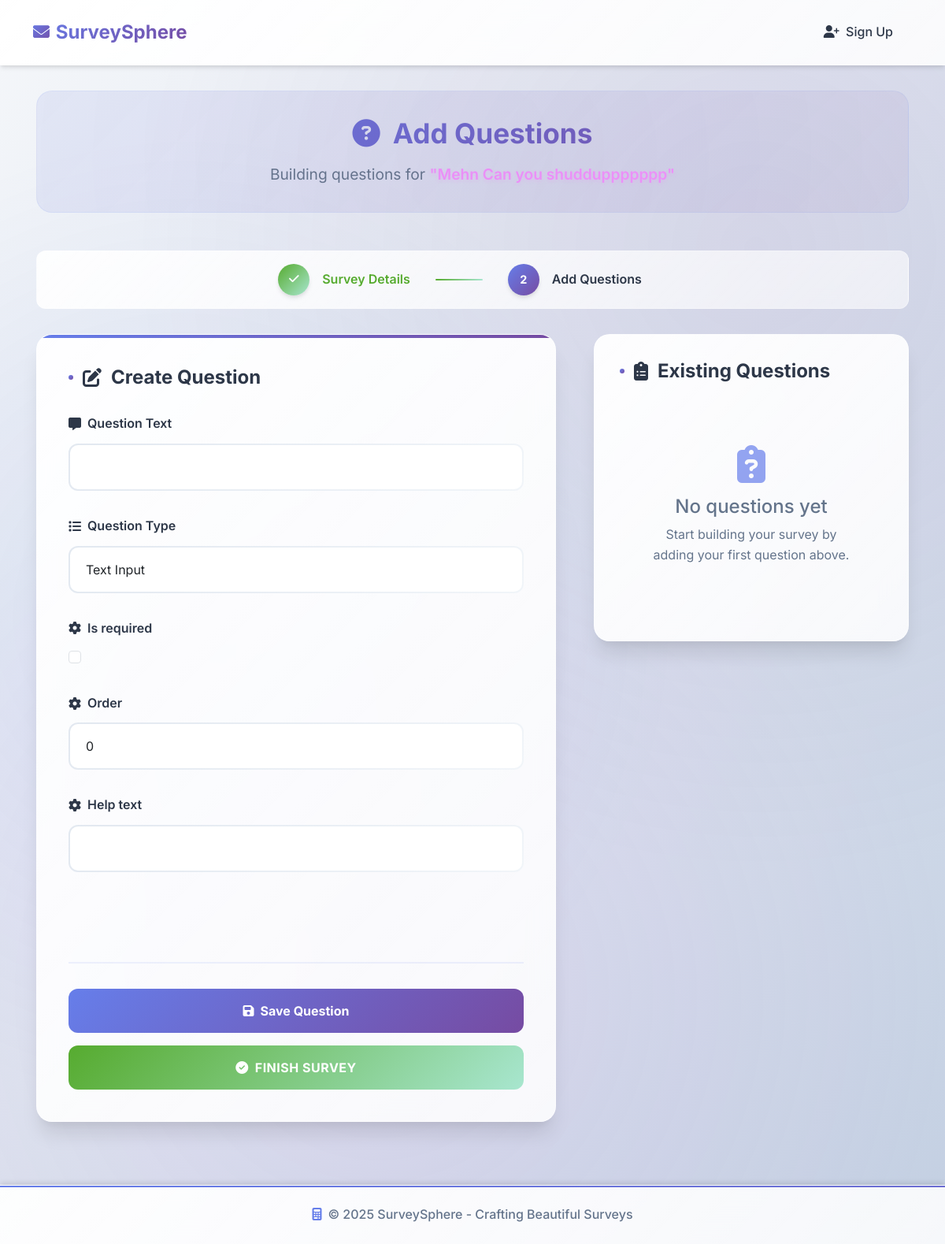
The page /surveys/survey/1/add-questions/ on the database as committed earlier.
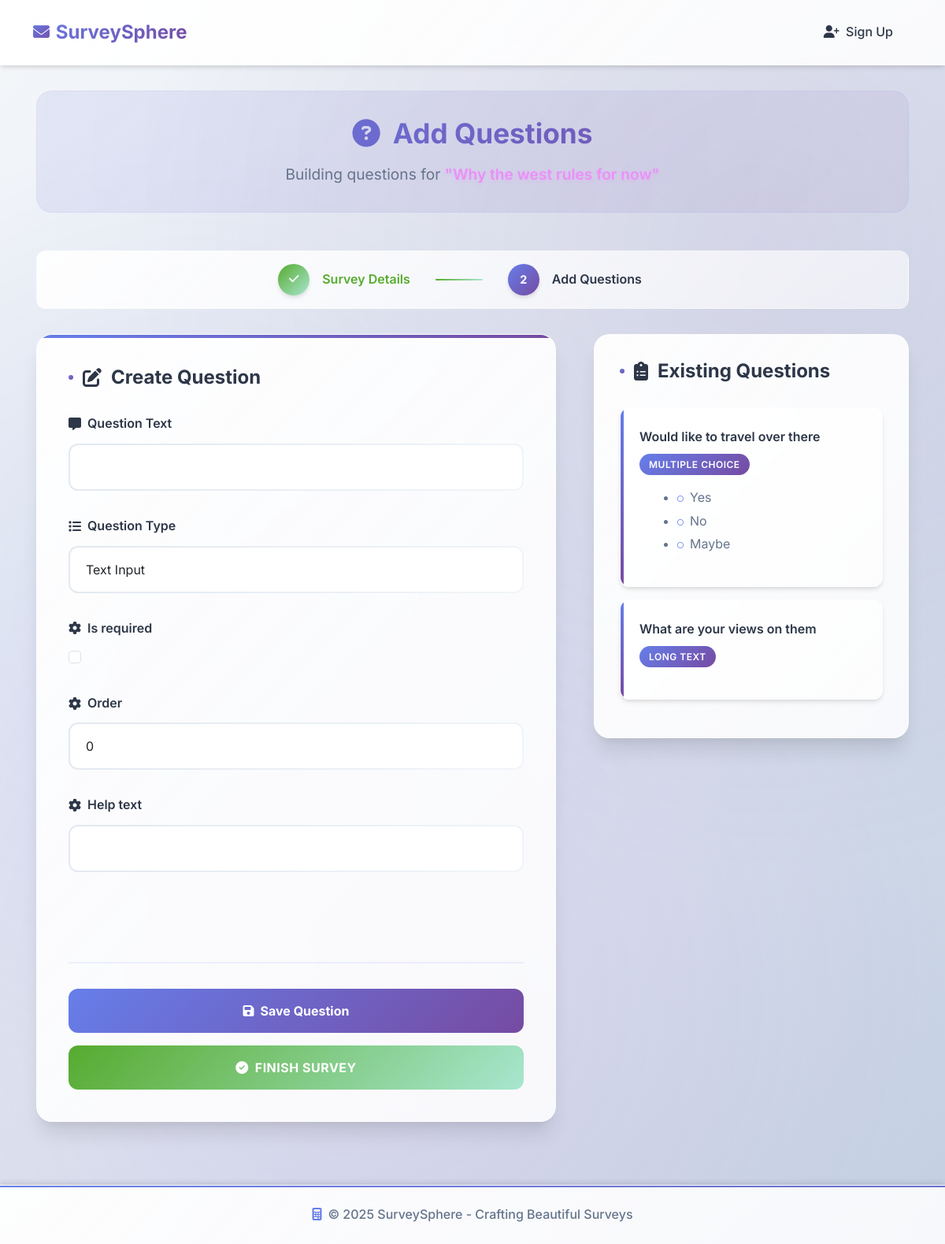
The same page on the database as committed later.
### surveys/models.py (models this page shows, shortened)
class Survey(models.Model):
    title = models.CharField(max_length=200)
    description = models.TextField(blank=True)
    created_at = models.DateTimeField(auto_now_add=True)
    updated_at = models.DateTimeField(auto_now=True)
    is_active = models.BooleanField(default=True)
    created_by = models.ForeignKey(CustomUser, on_delete=models.CASCADE, related_name="surveys")
    class Meta:
        ordering = ['-created_at']
        verbose_name = "Survey"
        verbose_name_plural = "Surveys"

class Question(models.Model):
    QUESTION_TYPES = (
        ('text', 'Text Input'),
        ('textarea', 'Long Text'),
        ('radio', 'Single Choice'),
        ('checkbox', 'Multiple Choice'),
        ('rating', 'Rating Scale'),
        ('email', 'Email'),
        ('number', 'Number'),
    )
    survey = models.ForeignKey(Survey, on_delete=models.CASCADE, related_name="questions")
    text = models.CharField(max_length=500)  # Increased for longer questions
    question_type = models.CharField(max_length=20, choices=QUESTION_TYPES, default='text')
    is_required = models.BooleanField(default=False)
    order = models.PositiveIntegerField(default=0)  # For question ordering
    help_text = models.CharField(max_length=200, blank=True)
    class Meta:
        ordering = ['order', 'id']
        unique_together = ['survey', 'order']

class Option(models.Model):
    question = models.ForeignKey(Question, on_delete=models.CASCADE, related_name="options")
    text = models.CharField(max_length=200)
    order = models.PositiveIntegerField(default=0)
    class Meta:
        ordering = ['order', 'id']
        unique_together = ['question', 'order']

### surveys/views.py (the view)
# urls.py: path("survey/<int:survey_id>/add-questions/", views.add_questions, name="add_questions"),
def add_questions(request, survey_id):
    survey = get_object_or_404(Survey, id=survey_id)
    if request.method == 'POST':
        question_form = QuestionCreationForm(request.POST)
        if question_form.is_valid():
            try:
                with transaction.atomic():
                    question = question_form.save(commit=False)
                    question.survey = survey
                    question.save()
                    if question.question_type in ['radio', 'checkbox']:
                        options_text = request.POST.getlist('options[]')
                        if not options_text or all(not text.strip() for text in options_text):
                            raise ValidationError("Choice questions must have at least one option.")
                        for order, text in enumerate(options_text, 1):
                            if text.strip():  # avoid empty option fields
                                Option.objects.create(
                                    question=question,
                                    text=text.strip(),
                                    order=order
                                )
                messages.success(request, "Question added successfully!")
                return redirect('surveys:add_questions', survey_id=survey.id)
            except ValidationError as e:
                messages.error(request, str(e))
            except Exception as e:
                messages.error(request, f"An error occurred: {str(e)}")
        else:
            messages.error(request, "Please fix the errors below.")
    else:
        question_form = QuestionCreationForm()
    questions = survey.questions.prefetch_related('options').all()
    return render(request, 'surveys/add_questions.html', {
        'survey': survey,
        'form': question_form,
        'questions': questions,
    })

### surveys/forms.py (shortened to what this page needs)
class QuestionCreationForm(forms.ModelForm):
    class Meta:
        model = Question
        fields = ['text', 'question_type', 'is_required', 'order', 'help_text']
        widgets = {
            'text': forms.TextInput(attrs={'class': 'form-control'}),
            'question_type': forms.Select(attrs={'class': 'form-select'}),
            'is_required': forms.CheckboxInput(attrs={'class': 'form-check-input'}),
            'order': forms.NumberInput(attrs={'class': 'form-control'}),
            'help_text': forms.TextInput(attrs={'class': 'form-control'}),
        }

### surveys/templates/surveys/add_questions.html (shortened to what this page needs)
{% extends "base.html" %}
{% block content %}
<div class="questions-hero">
    <h1 class="questions-title">
        <i class="fas fa-question-circle me-3"></i>Add Questions
    </h1>
    <p style="font-size: 1.2rem; color: var(--text-secondary); margin: 0;">
        Building questions for <span class="survey-name">"{{ survey.title }}"</span>
    </p>
</div>
<div class="progress-steps">
    <div class="step step-completed">
        <div class="step-number"><i class="fas fa-check"></i></div>
        <div class="step-label">Survey Details</div>
        <div class="step-connector"></div>
    </div>
    <div class="step step-active">
        <div class="step-number">2</div>
        <div class="step-label">Add Questions</div>
    </div>
</div>
<div class="main-content">
    <div class="form-section">
        <h2 class="section-title">
            <i class="fas fa-edit"></i>
            Create Question
        </h2>
       <form method="post" action="{% url 'surveys:add_questions' survey.id %}" id="questionForm">
    <div class="form-group">
        <label class="form-label" for="{{ form.text.id_for_label }}">
            <i class="fas fa-comment-alt"></i>
            Question Text
        </label>
        {{ form.text }}
    </div>
    <div class="form-group">
        <label class="form-label" for="{{ form.question_type.id_for_label }}">
            <i class="fas fa-list"></i>
            Question Type
        </label>
        {{ form.question_type }}
    </div>
    {% for field in form %}
        {% if field.name != 'text' and field.name != 'question_type' %}
        <div class="form-group">
            <label class="form-label" for="{{ field.id_for_label }}">
                <i class="fas fa-cog"></i>
                {{ field.label }}
            </label>
            {{ field }}
        </div>
        {% endif %}
    {% endfor %}
    <div class="form-actions">
        <button type="submit" class="btn save-question-btn">
            <i class="fas fa-save me-2"></i>Save Question
        </button>
    </div>
</form>
<form method="get" action="{% url 'surveys:create_success' %}" style="margin-top: 1rem;">
    <button type="submit" class="btn done-btn w-100">
        <i class="fas fa-check-circle me-2"></i>Finish Survey
    </button>
</form>
    </div>
    <div class="questions-list-section">
        <h3 class="section-title">
            <i class="fas fa-clipboard-list"></i>
            Existing Questions
        </h3>
        {% if questions %}
            <div class="questions-list">
                {% for question in questions %}
                <div class="question-item">
                    <div class="question-text">{{ question.text }}</div>
                    <div class="question-type">{{ question.get_question_type_display }}</div>
                    {% if question.options.exists %}
                        <ul class="question-options">
                            {% for option in question.options.all %}
                                <li>{{ option.text }}</li>
                            {% endfor %}
                        </ul>
                    {% endif %}
                </div>
                {% endfor %}
            </div>
        {% else %}
            <div class="empty-state">
                <i class="fas fa-clipboard-question"></i>
                <h4>No questions yet</h4>
                <p>Start building your survey by adding your first question above.</p>
            </div>
        {% endif %}
    </div>
</div>
{% endblock %}

Rows that differ between the two databases and show on the page:
changed Survey: title "Mehn Can you shudduppppppp" → "Why the west rules for now"
added Question: text "Would like to travel over there", question_type "MULTIPLE CHOICE"
added Option: text "Yes"
added Option: text "No"
added Option: text "Maybe"
added Question: text "What are your views on them", question_type "LONG TEXT"
Other text that changed with them:
text no longer shown: "No questions yet Start building your survey by adding your first question above."
